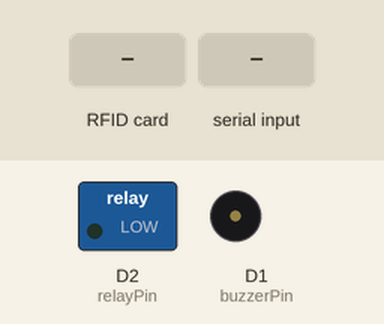
Recording of a program running on a simulated ESP8266 (NodeMCU). On the bench: switched loads named in the program (green lamp = pin HIGH), buzzer (waves = sounding, pin HIGH). Inputs (shaded band) come from the test bench. WiFi joins after 1.5 s; servers stay silent unless stated; network time is answered at once with the bench clock; the local clock reads 2024-03-15 10:24:30 at power-on unless the program sets it; the Firebase database answers and starts empty; what the program prints to the serial monitor is not drawn.

Above: at 2.7 s.
2.8 s: RFID card 43 A2 0D 2E held to the reader
At 4.0 s:
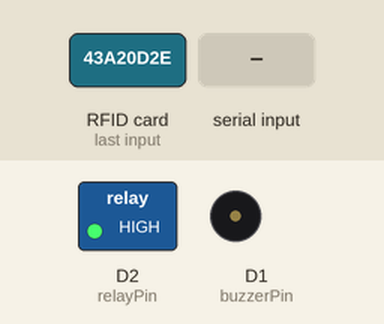
5.2 s: "43a20d2e\n" received over Serial
8.2 s: RFID card A1 C7 91 00 held to the reader
At 8.2 s:
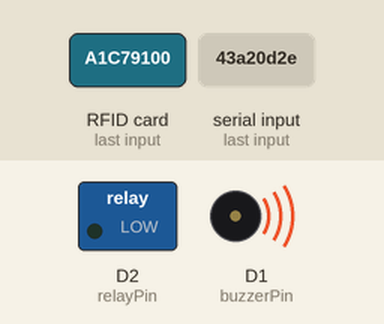
At 9.31 s:
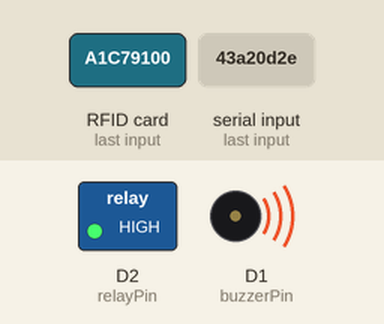
Timing chart, 0 to 14.7 s (numbered marks = the images above; inputs shaded):
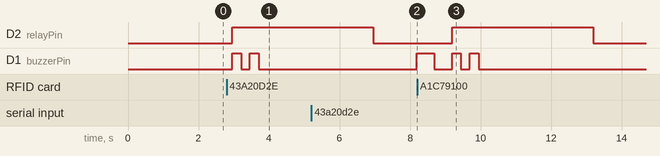

Measured:
- after the input at 2.8 s, D2 (relayPin): LOW → HIGH after 0.16 s; D1 (buzzerPin): alternates HIGH for 0.25 s and LOW for 0.25 s, 4 changes in all, then stays LOW, starting after 0.16 s
- after the input at 5.2 s, D1 (buzzerPin): LOW → HIGH after 3.0 s
- after the input at 8.2 s, D2 (relayPin): LOW → HIGH after 0.99 s, → LOW 4.0 s later

The program:

main.cpp
```cpp
#include <Arduino.h>

#include <ESP8266WiFi.h>

#include <FirebaseESP8266.h>

#include <SPI.h>

#include <MFRC522.h>

#include <TimeLib.h>

#include <WiFiUdp.h>

#include <NTPClient.h>

// hidden code id : 1
#define WIFI_SSID ""
#define WIFI_PASSWORD ""
#define DATABASE_URL ""

FirebaseData fbdo;

FirebaseAuth auth;

FirebaseConfig config;

const int relayPin = D2;

const int buzzerPin = D1;

const int wifiWaitTime = 15000;

#define SS_PIN D4

#define RST_PIN -1

MFRC522 rfid(SS_PIN, RST_PIN);

String cardID = "";

WiFiUDP ntpUDP;

NTPClient timeClient(ntpUDP, "in.pool.ntp.org");

void beep(int type)

{

	if (type == 1)

	{

		digitalWrite(buzzerPin, HIGH);

		delay(250);

		digitalWrite(buzzerPin, LOW);

		delay(250);

		digitalWrite(buzzerPin, HIGH);

		delay(250);

		digitalWrite(buzzerPin, LOW);

		delay(250);
	}

	else if (type == 2)

	{

		digitalWrite(buzzerPin, HIGH);

		delay(500);

		digitalWrite(buzzerPin, LOW);

		delay(500);
	}
}

void markAttendance(String cardID)
{
	timeClient.update();
	unsigned long epochTime = timeClient.getEpochTime();
	String currentDate = String(day(epochTime)) + "-" + String(month(epochTime)) + "-" + String(year(epochTime));
	String month_year = String(month(epochTime)) + "-" + String(year(epochTime));
	String access_time = Firebase.getString(fbdo, "access/" + cardID + "/last_access") ? fbdo.to<const char *>() : fbdo.errorReason().c_str();

	if (currentDate != access_time)
	{
		if (Firebase.getString(fbdo, "access/" + cardID + "/Name"))
		{
			String name = fbdo.to<const char *>();
			String path = "/attendance/" + month_year + "/" + name;

			if (Firebase.getInt(fbdo, path))
			{

				int currentCount = fbdo.to<int>();

				currentCount++;

				if (Firebase.setInt(fbdo, path, currentCount))
				{

					Serial.println("Attendance marked for: " + cardID + ". New Count: " + String(currentCount));
					Firebase.setString(fbdo, "access/" + cardID + "/last_access/", currentDate);
					Firebase.setString(fbdo, "access/" + cardID + "/entry_time/", timeClient.getFormattedTime());
					Firebase.setString(fbdo, "access/" + cardID + "/exit_time/", "null");
				}
				else
				{

					Serial.println("Error updating attendance:");
				}
			}
			else
			{

				if (Firebase.setInt(fbdo, path, 1))
				{

					Serial.println("Attendance marked for: " + cardID + ". New Count: 1");
					Firebase.setString(fbdo, "access/" + cardID + "/last_access/", currentDate);
					Firebase.setString(fbdo, "access/" + cardID + "/entry_time/", timeClient.getFormattedTime());
					Firebase.setString(fbdo, "access/" + cardID + "/exit_time/", "null");
				}
				else
				{

					Serial.println("Error updating attendance:");
				}
			}
		}
		else
		{
			Serial.println("Name not found");
		}
	}
	else
	{
		Serial.println("Attendance is already marked");
		Firebase.setString(fbdo, "access/" + cardID + "/exit_time/", timeClient.getFormattedTime());
	}
}
void setup()

{

	Serial.begin(9600);

	WiFi.begin(WIFI_SSID, WIFI_PASSWORD);

	Serial.print("Connecting to Wi-Fi");

	int i = 0;

	while (WiFi.status() != WL_CONNECTED && i < wifiWaitTime)

	{

		Serial.print(".");

		delay(300);

		i += 300;
	}

	if (WiFi.status() == WL_CONNECTED)

	{

		Serial.println();

		Serial.print("Connected with IP: ");

		Serial.println(WiFi.localIP());

		Serial.println();
	}

	if (i >= wifiWaitTime)

	{

		Serial.println();

		Serial.println("Connection failed");

		Serial.println();
	}

	config.signer.test_mode = true;

	config.database_url = DATABASE_URL;

	// hiden code id : 2
	config.signer.tokens.legacy_token = "";

	Firebase.begin(&config, &auth);

	Firebase.reconnectWiFi(true);

	Firebase.setDoubleDigits(5);

	pinMode(relayPin, OUTPUT);

	digitalWrite(relayPin, LOW);

	pinMode(buzzerPin, OUTPUT);

	digitalWrite(buzzerPin, LOW);

	SPI.begin(); // Init SPI bus

	rfid.PCD_Init(); // Init MFRC522 module
	timeClient.begin();
	timeClient.setTimeOffset(19800); // UTC+5:30 (Central European Time)

	Serial.println("Scan an RFID tag...");
}

void loop()

{

	cardID = "";
	if (rfid.PICC_IsNewCardPresent() && rfid.PICC_ReadCardSerial())

	{

		// Convert UID to a string

		Serial.print("Card UID: ");

		for (byte i = 0; i < rfid.uid.size; i++)

		{

			// Add each byte to the cardID string in HEX format

			cardID += String(rfid.uid.uidByte[i] < 0x10 ? "0" : "");

			cardID += String(rfid.uid.uidByte[i], HEX);
		}

		Serial.println(cardID); // Print the card ID stored in the string

		if (cardID == "43a20d2e" || cardID == "a1c79100" || cardID == "c9d19100" || cardID == "73f09100" || cardID == "734d6030" || cardID == "f31df106")

		{

			digitalWrite(relayPin, HIGH);

			beep(1);

			delay(3000);

			digitalWrite(relayPin, LOW);

			markAttendance(cardID);
		}

		else

		{

			String access = Firebase.getString(fbdo, "access/" + cardID + "/status") ? fbdo.to<const char *>() : fbdo.errorReason().c_str();

			Serial.println(access);

			if (access == "granted")

			{

				digitalWrite(relayPin, HIGH);
				beep(1);
				delay(3000);
				digitalWrite(relayPin, LOW);
				markAttendance(cardID);
			}

			else

			{

				if (access == "path not exist")

				{

					Firebase.setString(fbdo, "access/" + cardID + "/status", "denied") ? "ok" : fbdo.errorReason().c_str();
					Firebase.setString(fbdo, "access/" + cardID + "/Name", "Guest") ? "ok" : fbdo.errorReason().c_str();
					Firebase.setString(fbdo, "access/" + cardID + "/last_access/", "");
				}

				beep(2);
			}
		}

		// Halt PICC and stop encryption on PCD

		rfid.PICC_HaltA();

		rfid.PCD_StopCrypto1();
	}

	String lock = Firebase.getString(fbdo, "lock") ? fbdo.to<const char *>() : fbdo.errorReason().c_str();

	if (lock == "open")

	{

		digitalWrite(relayPin, HIGH);

		beep(1);

		delay(3000);

		digitalWrite(relayPin, LOW);

		Firebase.setString(fbdo, "lock", "close") ? "ok" : fbdo.errorReason().c_str();
	}
	if (Serial.available()) {
    String receivedData = Serial.readStringUntil('\n');  // Read the entire string

    Serial.print("Received: ");
    Serial.println(receivedData);

    // to check karna sirf ek hi string ho aur access
    if (receivedData == "arc@123") {
    	digitalWrite(relayPin, HIGH);
		beep(1);
		delay(3000);
		digitalWrite(relayPin, LOW);
    } else {
		beep(2);
      Serial.print("Invalid input: ");
      Serial.println(receivedData);
    }
  }
}
```
